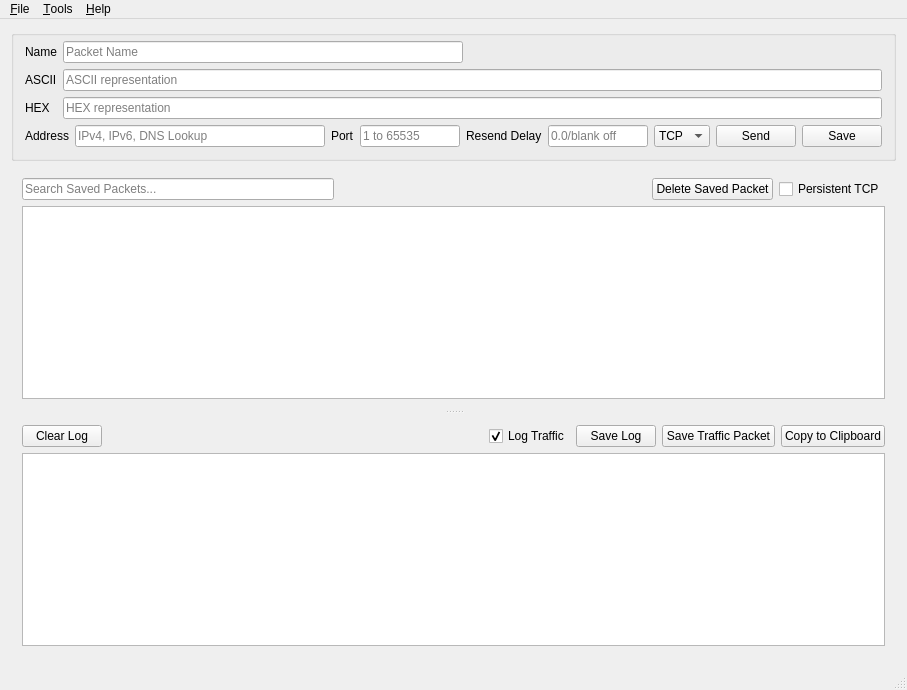
<?xml version="1.0" encoding="UTF-8"?>
<ui version="4.0">
 <class>MainWindow</class>
 <widget class="QMainWindow" name="MainWindow">
  <property name="geometry">
   <rect>
    <x>0</x>
    <y>0</y>
    <width>907</width>
    <height>690</height>
   </rect>
  </property>
  <property name="windowTitle">
   <string>MainWindow</string>
  </property>
  <widget class="QWidget" name="centralWidget">
   <layout class="QVBoxLayout" name="verticalLayout_3">
    <item>
     <widget class="QGroupBox" name="packetSetupGroup">
      <property name="title">
       <string/>
      </property>
      <layout class="QVBoxLayout" name="verticalLayout_6">
       <property name="topMargin">
        <number>5</number>
       </property>
       <item>
        <layout class="QGridLayout" name="packetSetupLayout">
         <item row="0" column="0">
          <widget class="QLabel" name="serialNameLabel">
           <property name="text">
            <string>Name</string>
           </property>
          </widget>
         </item>
         <item row="0" column="2">
          <widget class="QLineEdit" name="packetNameEdit">
           <property name="maximumSize">
            <size>
             <width>400</width>
             <height>16777215</height>
            </size>
           </property>
           <property name="placeholderText">
            <string>Packet Name</string>
           </property>
          </widget>
         </item>
         <item row="3" column="0">
          <widget class="QLabel" name="serialHexLabel">
           <property name="text">
            <string>ASCII</string>
           </property>
          </widget>
         </item>
         <item row="3" column="2">
          <widget class="QLineEdit" name="packetASCIIEdit">
           <property name="placeholderText">
            <string>ASCII representation</string>
           </property>
          </widget>
         </item>
         <item row="4" column="0">
          <widget class="QLabel" name="serialASCIILabel">
           <property name="text">
            <string>HEX</string>
           </property>
          </widget>
         </item>
         <item row="4" column="2">
          <widget class="QLineEdit" name="packetHexEdit">
           <property name="placeholderText">
            <string>HEX representation</string>
           </property>
          </widget>
         </item>
        </layout>
       </item>
       <item>
        <layout class="QVBoxLayout" name="verticalLayout_2">
         <item>
          <layout class="QHBoxLayout" name="horizIPtestLayout">
           <item>
            <widget class="QLabel" name="label">
             <property name="text">
              <string>Address</string>
             </property>
            </widget>
           </item>
           <item>
            <widget class="QLineEdit" name="packetIPEdit">
             <property name="placeholderText">
              <string>IPv4, IPv6, DNS Lookup</string>
             </property>
            </widget>
           </item>
           <item>
            <widget class="QLabel" name="label_2">
             <property name="text">
              <string>Port</string>
             </property>
            </widget>
           </item>
           <item>
            <widget class="QLineEdit" name="packetPortEdit">
             <property name="maximumSize">
              <size>
               <width>100</width>
               <height>16777215</height>
              </size>
             </property>
             <property name="inputMethodHints">
              <set>Qt::ImhNone</set>
             </property>
             <property name="placeholderText">
              <string>1 to 65535</string>
             </property>
            </widget>
           </item>
           <item>
            <widget class="QLabel" name="label_7">
             <property name="text">
              <string>Resend Delay</string>
             </property>
            </widget>
           </item>
           <item>
            <widget class="QLineEdit" name="resendEdit">
             <property name="maximumSize">
              <size>
               <width>100</width>
               <height>16777215</height>
              </size>
             </property>
             <property name="placeholderText">
              <string>0.0/blank off</string>
             </property>
            </widget>
           </item>
           <item>
            <widget class="QComboBox" name="udptcpComboBox">
             <item>
              <property name="text">
               <string>TCP</string>
              </property>
              <property name="icon">
               <iconset resource="../../images/packetsender.qrc">
                <normaloff>:/icons/tx_tcp.png</normaloff>:/icons/tx_tcp.png</iconset>
              </property>
             </item>
             <item>
              <property name="text">
               <string>UDP</string>
              </property>
              <property name="icon">
               <iconset resource="../../images/packetsender.qrc">
                <normaloff>:/icons/tx_udp.png</normaloff>:/icons/tx_udp.png</iconset>
              </property>
             </item>
            </widget>
           </item>
           <item>
            <widget class="QPushButton" name="testPacketButton">
             <property name="text">
              <string>Send</string>
             </property>
            </widget>
           </item>
           <item>
            <widget class="QPushButton" name="savePacketButton">
             <property name="text">
              <string>Save</string>
             </property>
            </widget>
           </item>
          </layout>
         </item>
        </layout>
       </item>
      </layout>
     </widget>
    </item>
    <item>
     <widget class="QSplitter" name="splitter">
      <property name="orientation">
       <enum>Qt::Vertical</enum>
      </property>
      <widget class="QWidget" name="layoutWidget">
       <layout class="QVBoxLayout" name="verticalLayout">
        <item>
         <layout class="QHBoxLayout" name="horizontalLayout">
          <item>
           <widget class="QLineEdit" name="searchLineEdit">
            <property name="maximumSize">
             <size>
              <width>500</width>
              <height>16777215</height>
             </size>
            </property>
            <property name="placeholderText">
             <string>Search Saved Packets...</string>
            </property>
            <property name="clearButtonEnabled">
             <bool>true</bool>
            </property>
           </widget>
          </item>
          <item>
           <spacer name="horizontalSpacer_7">
            <property name="orientation">
             <enum>Qt::Horizontal</enum>
            </property>
            <property name="sizeHint" stdset="0">
             <size>
              <width>40</width>
              <height>20</height>
             </size>
            </property>
           </spacer>
          </item>
          <item>
           <widget class="QPushButton" name="deletePacketButton">
            <property name="enabled">
             <bool>true</bool>
            </property>
            <property name="text">
             <string>Delete Saved Packet</string>
            </property>
           </widget>
          </item>
          <item>
           <widget class="QCheckBox" name="persistentTCPCheck">
            <property name="text">
             <string>Persistent TCP</string>
            </property>
           </widget>
          </item>
         </layout>
        </item>
        <item>
         <widget class="QTableWidget" name="packetsTable">
          <property name="dragEnabled">
           <bool>false</bool>
          </property>
          <property name="alternatingRowColors">
           <bool>true</bool>
          </property>
          <property name="selectionMode">
           <enum>QAbstractItemView::ExtendedSelection</enum>
          </property>
          <property name="selectionBehavior">
           <enum>QAbstractItemView::SelectRows</enum>
          </property>
          <property name="sortingEnabled">
           <bool>true</bool>
          </property>
         </widget>
        </item>
        <item>
         <layout class="QHBoxLayout" name="horizontalLayout_13"/>
        </item>
       </layout>
      </widget>
      <widget class="QWidget" name="layoutWidget">
       <layout class="QVBoxLayout" name="verticalLayout_10">
        <item>
         <layout class="QHBoxLayout" name="horizontalLayout_16">
          <item>
           <widget class="QPushButton" name="trafficLogClearButton">
            <property name="text">
             <string>Clear Log</string>
            </property>
           </widget>
          </item>
          <item>
           <spacer name="horizontalSpacer">
            <property name="orientation">
             <enum>Qt::Horizontal</enum>
            </property>
            <property name="sizeHint" stdset="0">
             <size>
              <width>40</width>
              <height>20</height>
             </size>
            </property>
           </spacer>
          </item>
          <item>
           <widget class="QCheckBox" name="logTrafficCheck">
            <property name="text">
             <string>Log Traffic</string>
            </property>
            <property name="checked">
             <bool>true</bool>
            </property>
           </widget>
          </item>
          <item>
           <widget class="QPushButton" name="saveLogButton">
            <property name="text">
             <string>Save Log</string>
            </property>
           </widget>
          </item>
          <item>
           <widget class="QPushButton" name="saveTrafficPacket">
            <property name="text">
             <string>Save Traffic Packet</string>
            </property>
           </widget>
          </item>
          <item>
           <widget class="QPushButton" name="toClipboardButton">
            <property name="text">
             <string>Copy to Clipboard</string>
            </property>
           </widget>
          </item>
         </layout>
        </item>
        <item>
         <widget class="QTableWidget" name="trafficLogTable">
          <property name="editTriggers">
           <set>QAbstractItemView::DoubleClicked</set>
          </property>
          <property name="dragEnabled">
           <bool>false</bool>
          </property>
          <property name="alternatingRowColors">
           <bool>false</bool>
          </property>
          <property name="selectionMode">
           <enum>QAbstractItemView::SingleSelection</enum>
          </property>
          <property name="selectionBehavior">
           <enum>QAbstractItemView::SelectRows</enum>
          </property>
          <property name="sortingEnabled">
           <bool>true</bool>
          </property>
         </widget>
        </item>
       </layout>
      </widget>
     </widget>
    </item>
   </layout>
  </widget>
  <widget class="QMenuBar" name="menuBar">
   <property name="geometry">
    <rect>
     <x>0</x>
     <y>0</y>
     <width>907</width>
     <height>24</height>
    </rect>
   </property>
   <widget class="QMenu" name="menuFile">
    <property name="title">
     <string>&amp;File</string>
    </property>
    <addaction name="actionSettings"/>
    <addaction name="actionImport_Packets"/>
    <addaction name="actionExport_Packets"/>
    <addaction name="actionExit"/>
   </widget>
   <widget class="QMenu" name="menuHelp">
    <property name="title">
     <string>&amp;Help</string>
    </property>
    <addaction name="actionAbout"/>
   </widget>
   <widget class="QMenu" name="menuTools">
    <property name="title">
     <string>&amp;Tools</string>
    </property>
    <addaction name="actionSubnet_Calculator"/>
   </widget>
   <addaction name="menuFile"/>
   <addaction name="menuTools"/>
   <addaction name="menuHelp"/>
  </widget>
  <widget class="QStatusBar" name="statusBar"/>
  <action name="actionExit">
   <property name="text">
    <string>E&amp;xit</string>
   </property>
  </action>
  <action name="actionSettings">
   <property name="text">
    <string>&amp;Settings</string>
   </property>
  </action>
  <action name="actionAbout">
   <property name="text">
    <string>&amp;About</string>
   </property>
  </action>
  <action name="actionImport_Packets">
   <property name="text">
    <string>&amp;Import Packets</string>
   </property>
  </action>
  <action name="actionExport_Packets">
   <property name="text">
    <string>&amp;Export Packets</string>
   </property>
  </action>
  <action name="actionPersistent_Connection">
   <property name="text">
    <string>Persistent Connection</string>
   </property>
  </action>
  <action name="actionSubnet_Calculator">
   <property name="text">
    <string>&amp;Subnet Calculator</string>
   </property>
  </action>
 </widget>
 <layoutdefault spacing="6" margin="11"/>
 <resources>
  <include location="../../images/packetsender.qrc"/>
 </resources>
 <connections/>
</ui>
